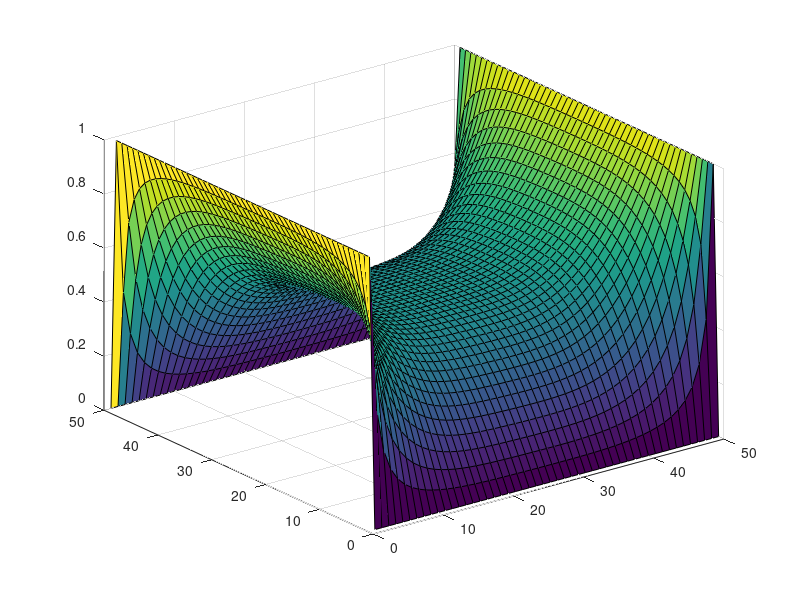

The MATLAB script that drew this image:
nx = 50;
ny = 50;
V = rand(nx,ny);
V(:,1) = 1;
V(:,nx) = 1;
V(1,:) = 0;
V(ny,:) = 0;

for i = 1:100
    Vn = imboxfilt(V,3);
    V(2:ny-1,2:nx-1) = Vn(2:ny-1,2:nx-1);
end
surf(V)